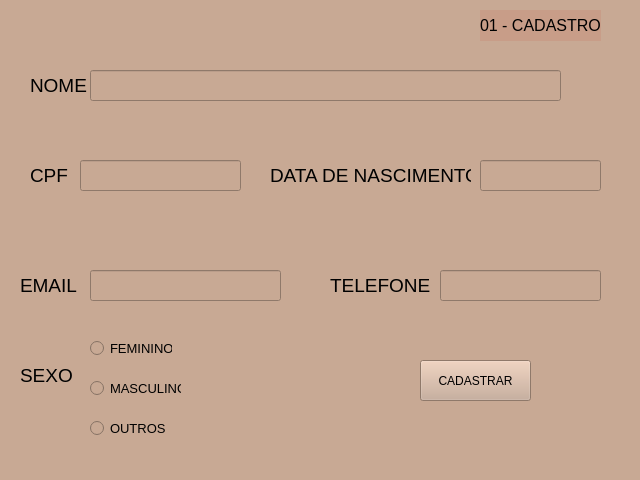
<?xml version="1.0" encoding="UTF-8"?>
<ui version="4.0">
 <class>MainWindow</class>
 <widget class="QMainWindow" name="MainWindow">
  <property name="geometry">
   <rect>
    <x>0</x>
    <y>0</y>
    <width>640</width>
    <height>480</height>
   </rect>
  </property>
  <property name="windowTitle">
   <string>MainWindow</string>
  </property>
  <property name="styleSheet">
   <string notr="true">background-color: rgb(200, 169, 148);</string>
  </property>
  <widget class="QWidget" name="centralwidget">
   <widget class="QLabel" name="label">
    <property name="geometry">
     <rect>
      <x>480</x>
      <y>10</y>
      <width>121</width>
      <height>31</height>
     </rect>
    </property>
    <property name="font">
     <font>
      <family>Tahoma</family>
      <pointsize>12</pointsize>
     </font>
    </property>
    <property name="styleSheet">
     <string notr="true">background-color: rgb(200, 157, 136);</string>
    </property>
    <property name="text">
     <string>01 - CADASTRO</string>
    </property>
   </widget>
   <widget class="QLabel" name="label_2">
    <property name="geometry">
     <rect>
      <x>30</x>
      <y>70</y>
      <width>71</width>
      <height>31</height>
     </rect>
    </property>
    <property name="font">
     <font>
      <family>Tahoma</family>
      <pointsize>14</pointsize>
     </font>
    </property>
    <property name="text">
     <string>NOME</string>
    </property>
   </widget>
   <widget class="QLabel" name="label_3">
    <property name="geometry">
     <rect>
      <x>30</x>
      <y>160</y>
      <width>61</width>
      <height>31</height>
     </rect>
    </property>
    <property name="font">
     <font>
      <family>Tahoma</family>
      <pointsize>14</pointsize>
     </font>
    </property>
    <property name="text">
     <string>CPF</string>
    </property>
   </widget>
   <widget class="QLabel" name="label_4">
    <property name="geometry">
     <rect>
      <x>270</x>
      <y>130</y>
      <width>201</width>
      <height>91</height>
     </rect>
    </property>
    <property name="font">
     <font>
      <family>Tahoma</family>
      <pointsize>14</pointsize>
     </font>
    </property>
    <property name="text">
     <string>DATA DE NASCIMENTO</string>
    </property>
   </widget>
   <widget class="QLabel" name="label_5">
    <property name="geometry">
     <rect>
      <x>20</x>
      <y>250</y>
      <width>131</width>
      <height>71</height>
     </rect>
    </property>
    <property name="font">
     <font>
      <family>Tahoma</family>
      <pointsize>14</pointsize>
     </font>
    </property>
    <property name="text">
     <string>EMAIL</string>
    </property>
   </widget>
   <widget class="QLabel" name="label_6">
    <property name="geometry">
     <rect>
      <x>330</x>
      <y>250</y>
      <width>121</width>
      <height>71</height>
     </rect>
    </property>
    <property name="font">
     <font>
      <family>Tahoma</family>
      <pointsize>14</pointsize>
     </font>
    </property>
    <property name="text">
     <string>TELEFONE</string>
    </property>
   </widget>
   <widget class="QLabel" name="label_7">
    <property name="geometry">
     <rect>
      <x>20</x>
      <y>360</y>
      <width>81</width>
      <height>31</height>
     </rect>
    </property>
    <property name="font">
     <font>
      <family>Tahoma</family>
      <pointsize>14</pointsize>
     </font>
    </property>
    <property name="text">
     <string>SEXO</string>
    </property>
   </widget>
   <widget class="QLineEdit" name="lineEdit">
    <property name="geometry">
     <rect>
      <x>90</x>
      <y>70</y>
      <width>471</width>
      <height>31</height>
     </rect>
    </property>
    <property name="font">
     <font>
      <family>Tahoma</family>
      <pointsize>11</pointsize>
     </font>
    </property>
   </widget>
   <widget class="QLineEdit" name="lineEdit_2">
    <property name="geometry">
     <rect>
      <x>80</x>
      <y>160</y>
      <width>161</width>
      <height>31</height>
     </rect>
    </property>
    <property name="font">
     <font>
      <family>Tahoma</family>
      <pointsize>11</pointsize>
     </font>
    </property>
   </widget>
   <widget class="QLineEdit" name="lineEdit_3">
    <property name="geometry">
     <rect>
      <x>90</x>
      <y>270</y>
      <width>191</width>
      <height>31</height>
     </rect>
    </property>
    <property name="font">
     <font>
      <family>Tahoma</family>
      <pointsize>11</pointsize>
     </font>
    </property>
   </widget>
   <widget class="QLineEdit" name="lineEdit_4">
    <property name="geometry">
     <rect>
      <x>440</x>
      <y>270</y>
      <width>161</width>
      <height>31</height>
     </rect>
    </property>
    <property name="font">
     <font>
      <family>Tahoma</family>
      <pointsize>11</pointsize>
     </font>
    </property>
   </widget>
   <widget class="QLineEdit" name="lineEdit_5">
    <property name="geometry">
     <rect>
      <x>480</x>
      <y>160</y>
      <width>121</width>
      <height>31</height>
     </rect>
    </property>
    <property name="font">
     <font>
      <family>Tahoma</family>
      <pointsize>11</pointsize>
     </font>
    </property>
   </widget>
   <widget class="QRadioButton" name="radioButton">
    <property name="geometry">
     <rect>
      <x>90</x>
      <y>340</y>
      <width>82</width>
      <height>17</height>
     </rect>
    </property>
    <property name="font">
     <font>
      <family>Tahoma</family>
      <pointsize>10</pointsize>
     </font>
    </property>
    <property name="text">
     <string>FEMININO</string>
    </property>
   </widget>
   <widget class="QRadioButton" name="radioButton_2">
    <property name="geometry">
     <rect>
      <x>90</x>
      <y>380</y>
      <width>91</width>
      <height>17</height>
     </rect>
    </property>
    <property name="font">
     <font>
      <family>Tahoma</family>
      <pointsize>10</pointsize>
     </font>
    </property>
    <property name="text">
     <string>MASCULINO</string>
    </property>
   </widget>
   <widget class="QRadioButton" name="radioButton_3">
    <property name="geometry">
     <rect>
      <x>90</x>
      <y>420</y>
      <width>82</width>
      <height>17</height>
     </rect>
    </property>
    <property name="font">
     <font>
      <family>Tahoma</family>
      <pointsize>10</pointsize>
     </font>
    </property>
    <property name="text">
     <string>OUTROS</string>
    </property>
   </widget>
   <widget class="QPushButton" name="pushButton">
    <property name="geometry">
     <rect>
      <x>420</x>
      <y>360</y>
      <width>111</width>
      <height>41</height>
     </rect>
    </property>
    <property name="text">
     <string>CADASTRAR</string>
    </property>
   </widget>
  </widget>
  <widget class="QMenuBar" name="menubar">
   <property name="geometry">
    <rect>
     <x>0</x>
     <y>0</y>
     <width>640</width>
     <height>21</height>
    </rect>
   </property>
  </widget>
  <widget class="QStatusBar" name="statusbar"/>
 </widget>
 <resources/>
 <connections/>
</ui>
